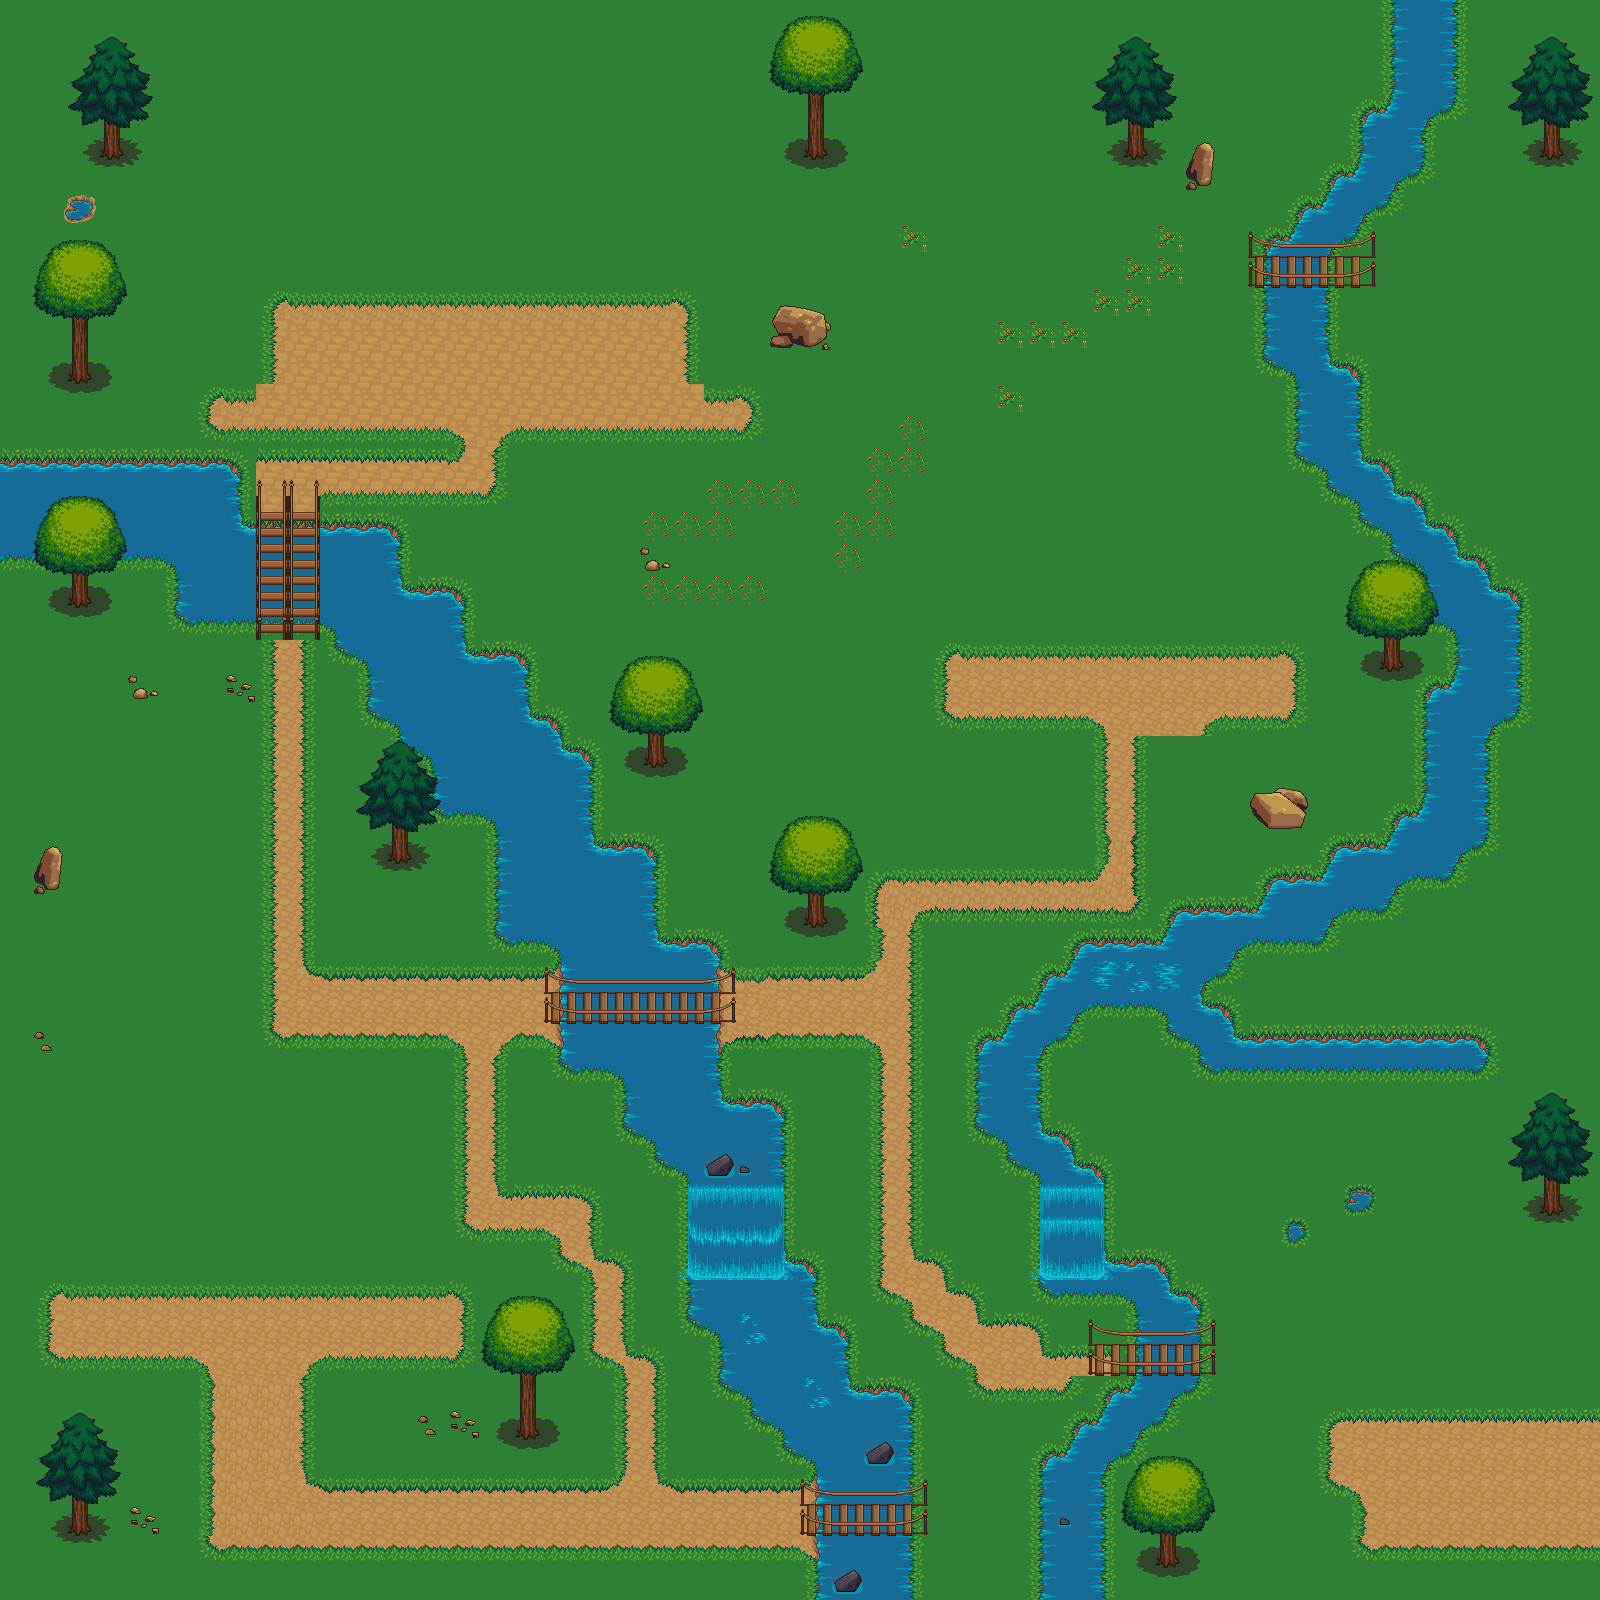

This is a level from a 2D game, rendered from its Tiled map with the project's own tilesets. A one-line summary and the map file follow, with tile-layer data summarised:
An orthogonal 50x50 tile map with 32x32 px tiles, 4 tile layers (Bottom layer, way, Top Layer, topper), 6 tilesets.

<map version="1.2" tiledversion="1.3.1" orientation="orthogonal" renderorder="right-down" compressionlevel="0" width="50" height="50" tilewidth="32" tileheight="32" infinite="0" nextlayerid="9" nextobjectid="1">
 <editorsettings>
  <chunksize width="32" height="32" />
 </editorsettings>
 <tileset firstgid="1" name="York_1" tilewidth="32" tileheight="32" tilecount="1024" columns="32">
  <image source="images/Atlas/base_out_atlas.png" width="1024" height="1024" />
 </tileset>
 <tileset firstgid="1025" name="York_2" tilewidth="32" tileheight="32" tilecount="1024" columns="32">
  <image source="images/Atlas/terrain_atlas.png" width="1024" height="1024" />
 </tileset>
 <tileset firstgid="2049" name="castle8dark" tilewidth="32" tileheight="32" tilecount="1024" columns="32">
  <image source="images/Atlas/castle8dark.png" width="1024" height="1024" />
 </tileset>
 <tileset firstgid="3073" name="castle8" tilewidth="32" tileheight="32" tilecount="1024" columns="32">
  <image source="images/Atlas/castle8.png" width="1024" height="1024" />
 </tileset>
 <tileset firstgid="4097" name="castle-demo-final" tilewidth="32" tileheight="32" tilecount="3024" columns="54">
  <image source="images/Atlas/castle-demo-final.png" width="1751" height="1821" />
 </tileset>
 <tileset firstgid="7121" name="house" tilewidth="32" tileheight="32" tilecount="63" columns="9">
  <image source="images/LPC Base Assets/LPC Base Assets/tiles/house.png" width="288" height="224" />
 </tileset>
 <layer id="1" name="Bottom layer" width="50" height="50">
  <data>[2500 cells, 2500 non-empty, 24 distinct tile ids]</data>
 </layer>
 <layer id="8" name="way" width="50" height="50">
  <data>[2500 cells, 408 non-empty, 47 distinct tile ids]</data>
 </layer>
 <layer id="3" name="Top Layer" width="50" height="50">
  <data>[2500 cells, 240 non-empty, 49 distinct tile ids]</data>
 </layer>
 <layer id="4" name="topper" width="50" height="50">
  <data>[2500 cells, 36 non-empty, 6 distinct tile ids]</data>
 </layer>
</map>
